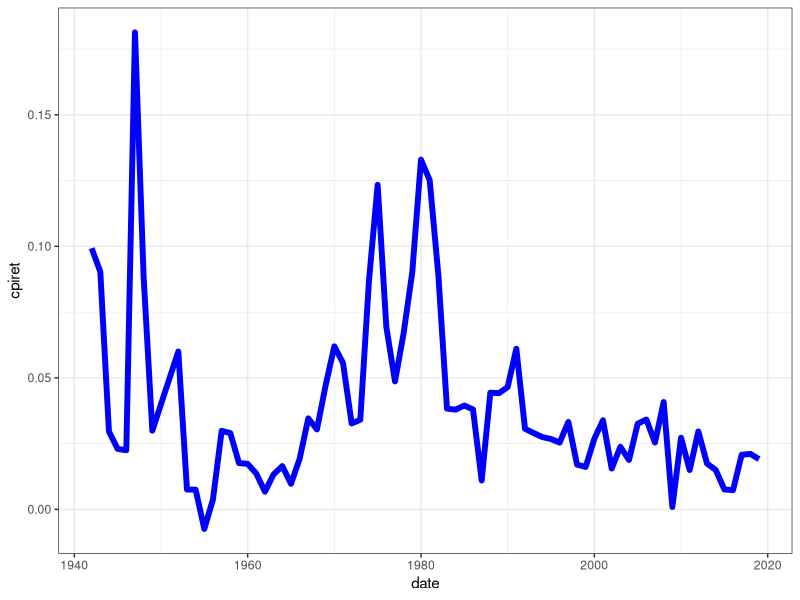
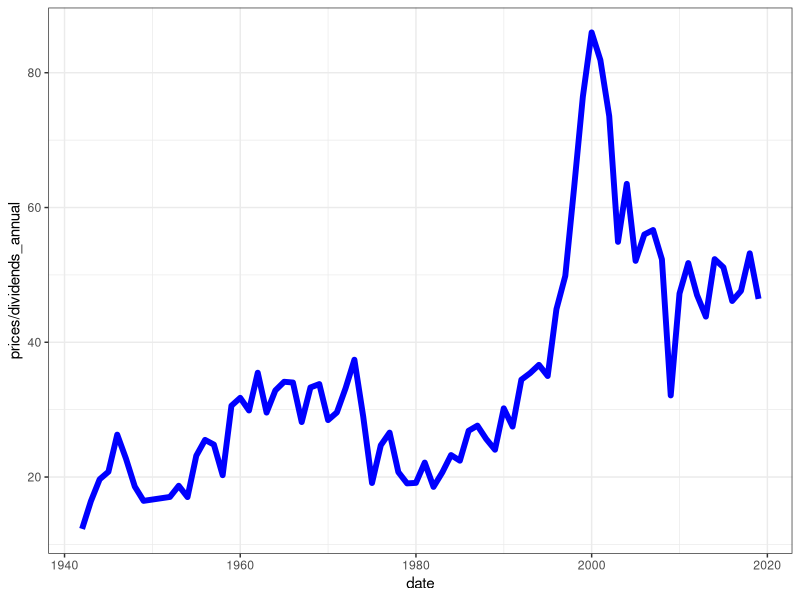
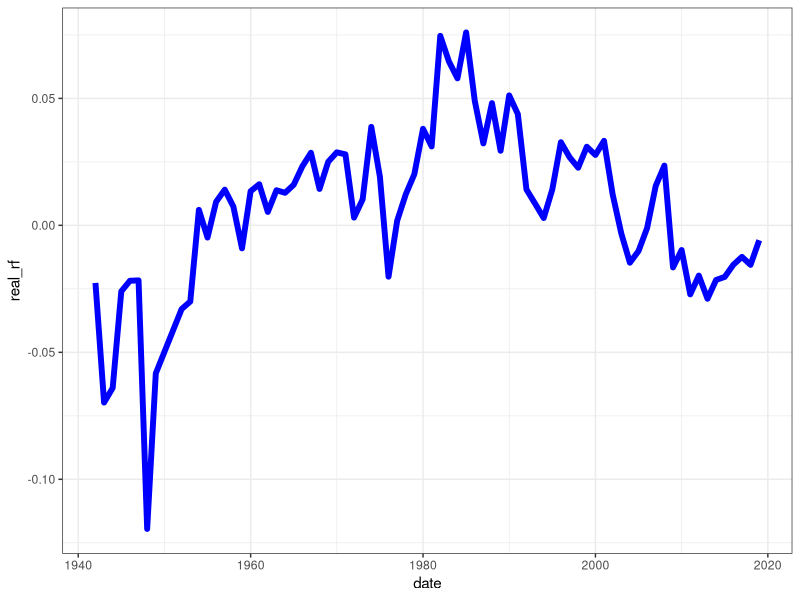
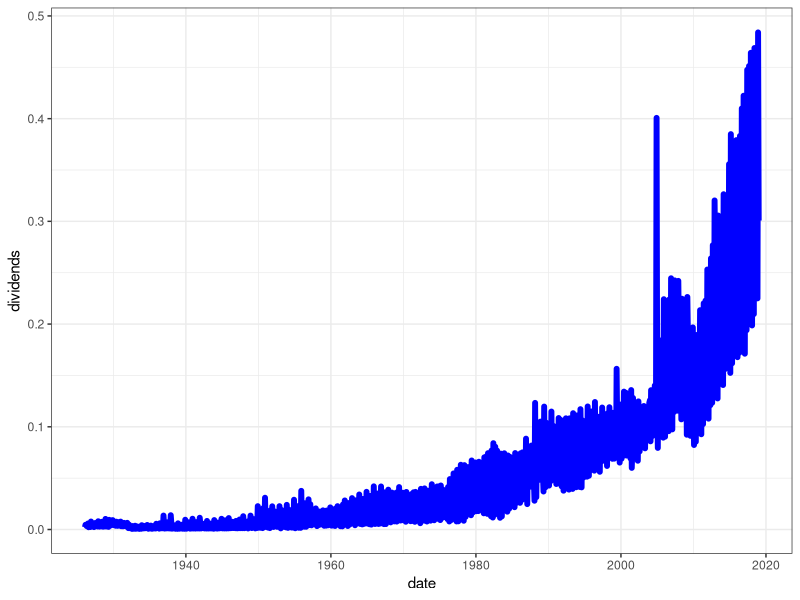
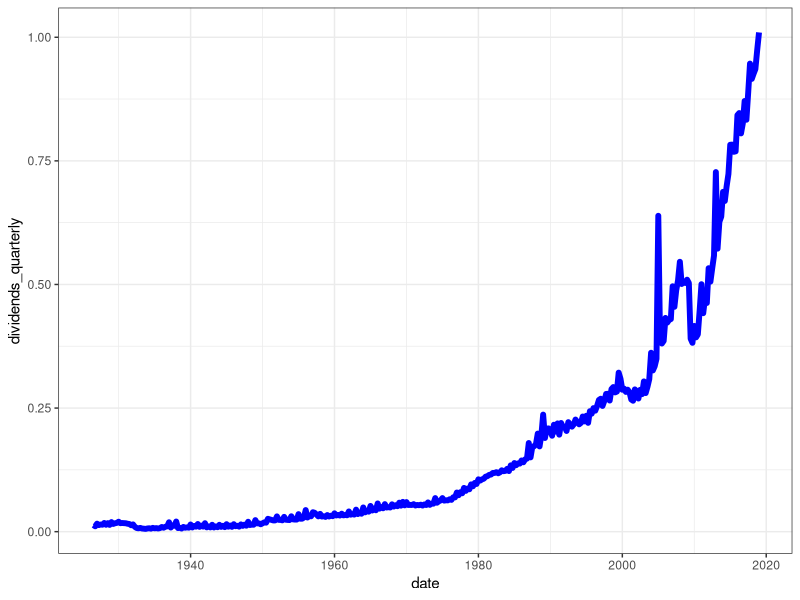
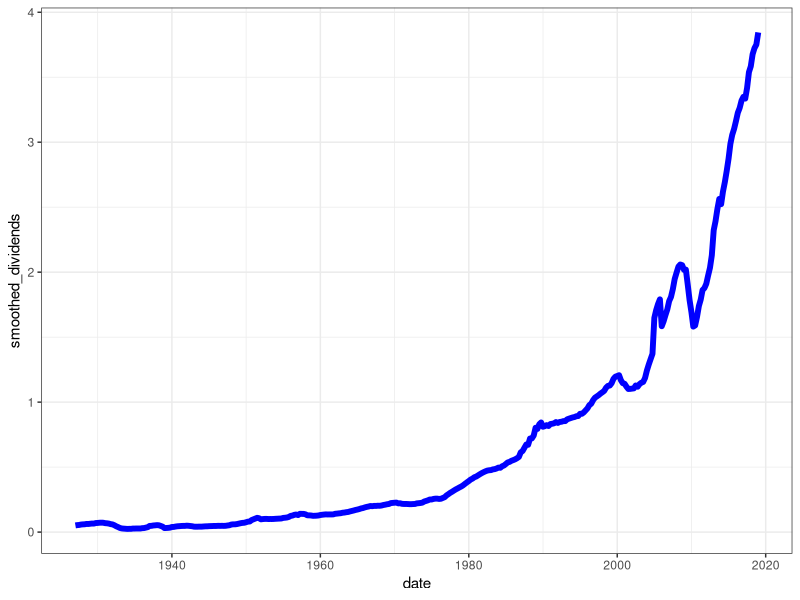
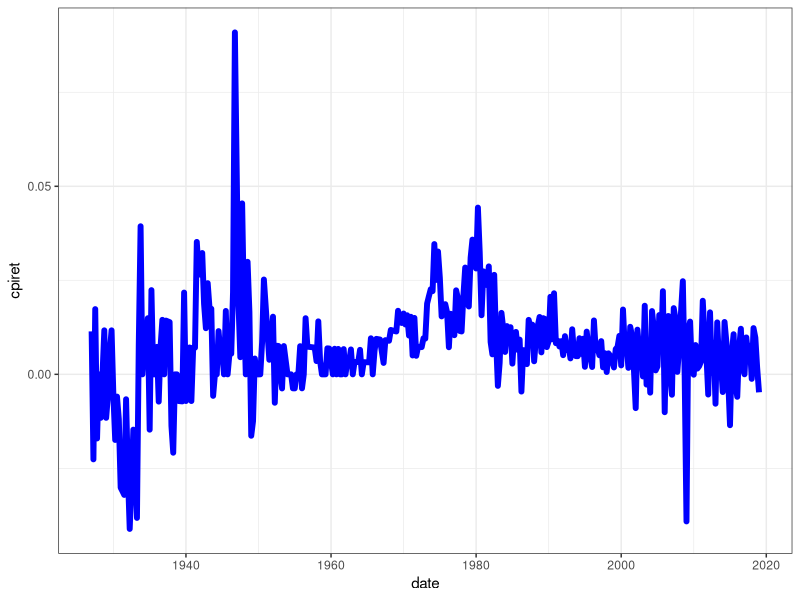

Generate these figures, in order, with R: (Note: this script raises an error after producing the figures.)
# housekeeping
rm(list = ls())
library(gridExtra)
library(ggplot2)
theme_set(theme_bw())

#######################
# load data from CRSP #
#######################

return_data <- read.csv("../data/returns.csv", stringsAsFactors = F)
return_data$date <- as.Date(as.character(return_data$date), format =  "%Y%m%d")
return_data$month <- as.numeric(as.factor(months(return_data$date)))

inflation_tbills_data <- read.csv("../data/inflation_tbills.csv", stringsAsFactors = F)
inflation_tbills_data$date <- as.Date(as.character(inflation_tbills_data$date), format =  "%Y%m%d")

return_data$month <- as.numeric(format(return_data$date,"%m"))
inflation_tbills_data$month <- as.numeric(format(inflation_tbills_data$date,"%m"))

inflation_tbills_data_annual <- read.csv("../data/inflation_tbill_annual.csv", stringsAsFactors = F)
inflation_tbills_data_annual$date <- as.Date(as.character(inflation_tbills_data_annual$date), format =  "%Y%m%d")

#############################################
# recursively calculate prices and dividends#
#############################################

return_data$prices <- NA
return_data$dividends <- NA

# Assume P(0) = 1 to get t=1 prices and dividends
return_data$prices[1] <- (1 + return_data$vwretx[1])
return_data$dividends[1] <-  return_data$vwretd[1] - return_data$vwretx[1]

# use recursive identity to get price and dividend data
for(i in 2:nrow(return_data)){
  return_data$prices[i] <- return_data$prices[i-1]*(1 + return_data$vwretx[i])
  return_data$dividends[i] <- return_data$prices[i-1] * (return_data$vwretd[i] - return_data$vwretx[i])
}

prices_all_plot <- ggplot(data = na.omit(return_data), aes(x = date, y = prices))+
  geom_line(color = "blue", size = 2)
dividend_all_plot <- ggplot(data = na.omit(return_data), aes(x = date, y = dividends))+
  geom_line(color = "blue", size = 2)

###################################################
# calculate annual and quaterly returns/dividends #
###################################################

return_data$vwretd_quarterly <- NA
return_data$vwretx_quarterly <- NA
return_data$dividends_quarterly <- NA

return_data$vwretd_annual <- NA
return_data$vwretx_annual <- NA
return_data$dividends_annual <- NA

return_data$smoothed_dividends <- NA


for (i in 4:nrow(return_data)) {
  # calculate quarterly dividends and returns
  if (return_data$month[i] %in% c(3, 6, 9, 12)) {
    return_data$dividends_quarterly[i] <- sum(return_data$dividends[(i-2):i])
    return_data$vwretd_quarterly[i] <- prod(1 + return_data$vwretd[(i-2):i])-1
    return_data$vwretx_quarterly[i] <- prod(1 + return_data$vwretx[(i-2):i])-1
    
  } 

  # calculate annual dividends and returns
  if (return_data$month[i] == 12) {
    return_data$dividends_annual[i] <- sum(return_data$dividends[(i - 11):i])
    return_data$vwretd_annual[i] <- prod(1 + return_data$vwretd[(i - 11):i])-1
    return_data$vwretx_annual[i] <- prod(1 + return_data$vwretx[(i - 11):i])-1
  } 
  
  # calculate smoothed dividends (i.e. sum of past years dividends)
  if (i > 11){
    return_data$smoothed_dividends[i] <- sum(return_data$dividends[(i - 11):i])
  }
}


###################################################
# estimate AR1 process to get expeceted inflation #
###################################################

# quarterly expected inflation
pi_t <- inflation_tbills_data_annual$cpiret[2:nrow(inflation_tbills_data_annual)]
pi_lag <- inflation_tbills_data_annual$cpiret[1:(nrow(inflation_tbills_data_annual)-1)] 

ar1 <- summary(lm(pi_t~ pi_lag))
intercept <- ar1$coefficients["(Intercept)", "Estimate"]
ar_coef <- ar1$coefficients["pi_lag", "Estimate"]

inflation_tbills_data_annual$exp_inflation_quarterly <- NA
for(i in 2:nrow(inflation_tbills_data_annual)){
  prev_pi <- inflation_tbills_data_annual$cpiret[(i-1)]
  inflation_tbills_data_annual$exp_inflation_quarterly[i] <- intercept + ar_coef * prev_pi 
}

inflation_tbills_data_annual$real_rf <- inflation_tbills_data_annual$t90ret - inflation_tbills_data_annual$exp_inflation_quarterly

# annual expected inflation
pi_t <- inflation_tbills_data_annual$cpiret[2:nrow(inflation_tbills_data_annual)]
pi_lag <- inflation_tbills_data_annual$cpiret[1:(nrow(inflation_tbills_data_annual)-1)] 

ar1 <- summary(lm(pi_t~ pi_lag))
intercept <- ar1$coefficients["(Intercept)", "Estimate"]
ar_coef <- ar1$coefficients["pi_lag", "Estimate"]

inflation_tbills_data_annual$exp_inflation_quarterly <- NA
for(i in 2:nrow(inflation_tbills_data_annual)){
  prev_pi <- inflation_tbills_data_annual$cpiret[(i-1)]
  inflation_tbills_data_annual$exp_inflation_quarterly[i] <- intercept + ar_coef * prev_pi 
}

inflation_tbills_data_annual$real_rf <- inflation_tbills_data_annual$t90ret - inflation_tbills_data_annual$exp_inflation_quarterly


#########################
# Plots and export data #
#########################

merged_data <- merge(return_data, inflation_tbills_data, by = "date")


# subset to a quarterly dataset 
quarterly_data <- merged_data[which(merged_data$month.x %in% c(3, 6, 9, 12)), ]
save_vars <- c("date", "prices", "vwretd_quarterly", "vwretx_quarterly", 
               "dividends_quarterly", "smoothed_dividends", "t90ret", "cpiret",
               "exp_inflation_quarterly", "real_rf")
quarterly_data <- quarterly_data[, which(colnames(quarterly_data) %in% save_vars)]

dividend_quarterly_plot <- ggplot(data = quarterly_data, aes(x = date, y = dividends_quarterly))+
  geom_line(color = "blue", size = 2)
dividends_smoothed_plot <- ggplot(data = na.omit(quarterly_data), aes(x = date, y = smoothed_dividends))+
  geom_line(color = "blue", size = 2)
inflation_quarterly_plot <- ggplot(data = na.omit(quarterly_data), aes(x = date, y = cpiret))+
  geom_line(color = "blue", size = 2)
tbill_quarterly_plot <- ggplot(data = na.omit(quarterly_data), aes(x = date, y = t90ret))+
  geom_line(color = "blue", size = 2)
exp_inf_quarterly_plot <- ggplot(data = na.omit(quarterly_data), aes(x = date, y = exp_inflation_quarterly))+
  geom_line(color = "blue", size = 2)
real_rf_plot <- ggplot(data = na.omit(quarterly_data), aes(x = date, y = real_rf))+
  geom_line(color = "blue", size = 1)

# subset to an annual dataset 
annual_data <- merge(return_data, inflation_tbills_data_annual, by = "date")
save_vars <- c("date", "prices", "vwretd_annual", "vwretx_annual", "dividends_annual","b1ret",
               "t90ret", "cpiret", "real_rf")
annual_data <- annual_data[, which(colnames(annual_data) %in% save_vars)]

annual_pd_ratio <- ggplot(data = na.omit(annual_data), aes(x = date, y = prices/dividends_annual))+
  geom_line(color = "blue", size = 2)
annual_inflation_plot <- ggplot(data = na.omit(annual_data), aes(x = date, y = cpiret))+
  geom_line(color = "blue", size = 2)
annual_real_rf <- ggplot(data = na.omit(annual_data), aes(x = date, y = real_rf))+
  geom_line(color = "blue", size = 2)
annual_inflation_plot <- ggplot(data = na.omit(annual_data), aes(x = date, y = cpiret))+
  geom_line(color = "blue", size = 2)


write.csv(annual_data, "../data/data_annual.csv", row.names = F)
write.csv(quarterly_data, "../data/data_quarterly.csv", row.names = F)
